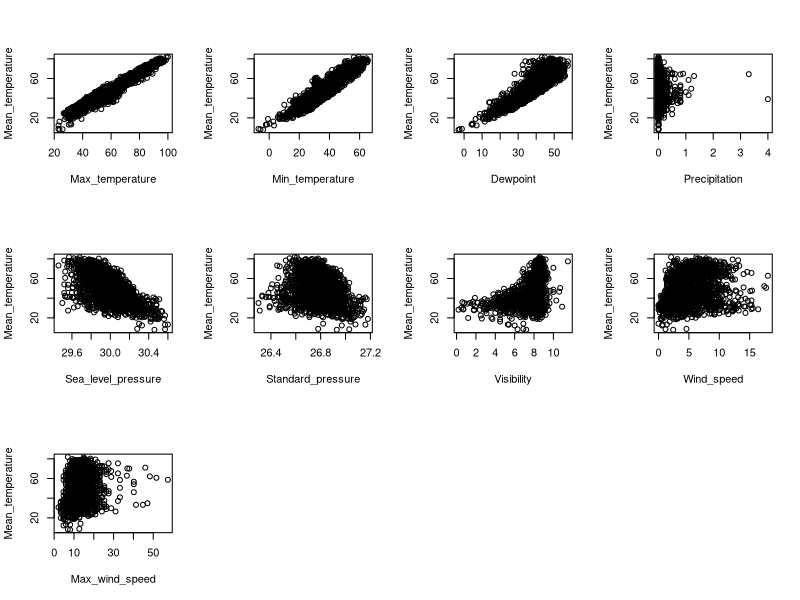

Reproduce this figure in R.
###########################################################
# INTRODUCCIÓN A LA CIENCIA DE DATOS
# Autor: Luis Balderas Ruiz
# EDA+Regresion
# Dataset: wankara
############################################################

wankara = read.csv("./data/wankara/wankara.dat",header=FALSE, comment.char = "@")
colnames(wankara) = c("Max_temperature", "Min_temperature", "Dewpoint", "Precipitation", "Sea_level_pressure", "Standard_pressure", "Visibility", "Wind_speed", "Max_wind_speed","Mean_temperature")


# Resumen estadístico
summary(wankara)

# Visualización de las variables respecto de mean_temperature
temp <- wankara
plotY <- function (x,y) {
  plot(temp[,y]~temp[,x], xlab=paste(names(temp)[x]),
       ylab=names(temp)[y])
}
par(mfrow=c(3,4)) #Si margin too large => (2,3)
x <- sapply(1:(dim(temp)[2]-1), plotY, dim(temp)[2])
par(mfrow=c(1,1))

library("scales")
wankara_scale = sapply(wankara,rescale)
wankara_scale = as.data.frame(wankara_scale)
summary(wankara_scale)



